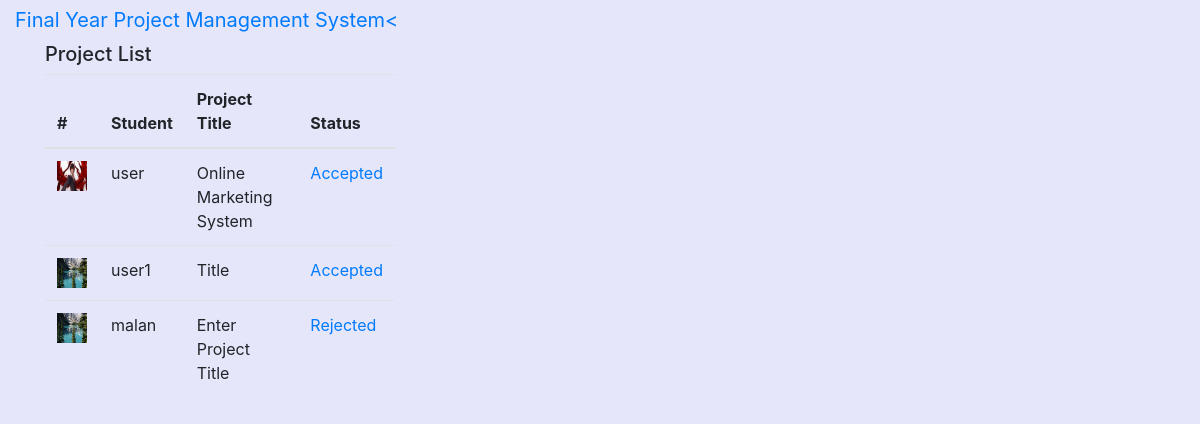
/project_list/ (signed in), run on the app's committed database.
### main/models.py (models this page shows, shortened)
class ProjectStatus(models.Model):
	status = (
			("Accepted", "Accepted"),
			("Rejected", "Rejected"),
			("Pending", "Pending")
		)
	status = models.CharField(max_length=50, choices=status, default="Pending")
	complete = models.CharField(max_length=100, choices=completed, default="No")
	profile = models.ForeignKey(Profile, on_delete=models.CASCADE)
	date_posted = models.DateTimeField(auto_now_add=True)

class Profile(models.Model):
	user = models.OneToOneField(User, on_delete=models.CASCADE)
	image = models.ImageField(upload_to='profile', default='default.jpg')
	project_title = models.CharField(max_length=200, null=True, default="--")
	project_details = models.TextField(blank=True, null=True, default="--")
	def __str__(self):
		return f'{self.user}'

### main/decorators.py (the view)
        def wrapper_func(request, *args, **kwargs):
            group = None
            if request.user.groups.exists():
                group = request.user.groups.all()[0].name
            if group in allowed:
                return view_func(request, *args, **kwargs)
            else:
                return HttpResponse("You are not authorized to this page")

### main/views.py (called while the page is built)
@login_required
@allowed_users(allowed=["Admin"])
def project_list(request):
	profile = ProjectStatus.objects.all()
	context = {'profiles':profile}
	return render(request, 'main/project_list.html', context)

### main/templates/main/project_list.html
{% extends 'main/lecturer_base.html' %}
{% load static %}
{% block body %}
	<div class="row">
	<div class="col-lg-4">
		<h5>Project List</h5>
		<table class="table">
		  <thead>
		    <tr>
		      <th scope="col">#</th>
		      <th scope="col">Student</th>
		      <th scope="col">Project Title</th>
		      <th scope="col">Status</th>
		    </tr>
		  </thead>
		  <tbody>
	{% for profile in profiles %}
		    <tr>
			<td><img src="{{ profile.profile.image.url }}" width="30" height="30" alt=""></td>
		      <td> </a>{{profile.profile}} </td>
				<td>{{profile.profile.project_title}}</td>
		      <td>  <a href="{% url 'update_project_title' profile.id %}" > {{profile.status}} </a> </td>
		    </tr>
	{% endfor %}
		  </tbody>
		</table>
		</div>
{% endblock %}

### data on the page
ProjectStatus: profile.image (picture), profile "user", profile.project_title "Online Marketing System", status "Accepted"
ProjectStatus: profile.image (placeholder picture), profile "user1", profile.project_title "Title", status "Accepted"
ProjectStatus: profile.image (placeholder picture), profile "malan", profile.project_title "Enter Project Title", status "Rejected"
